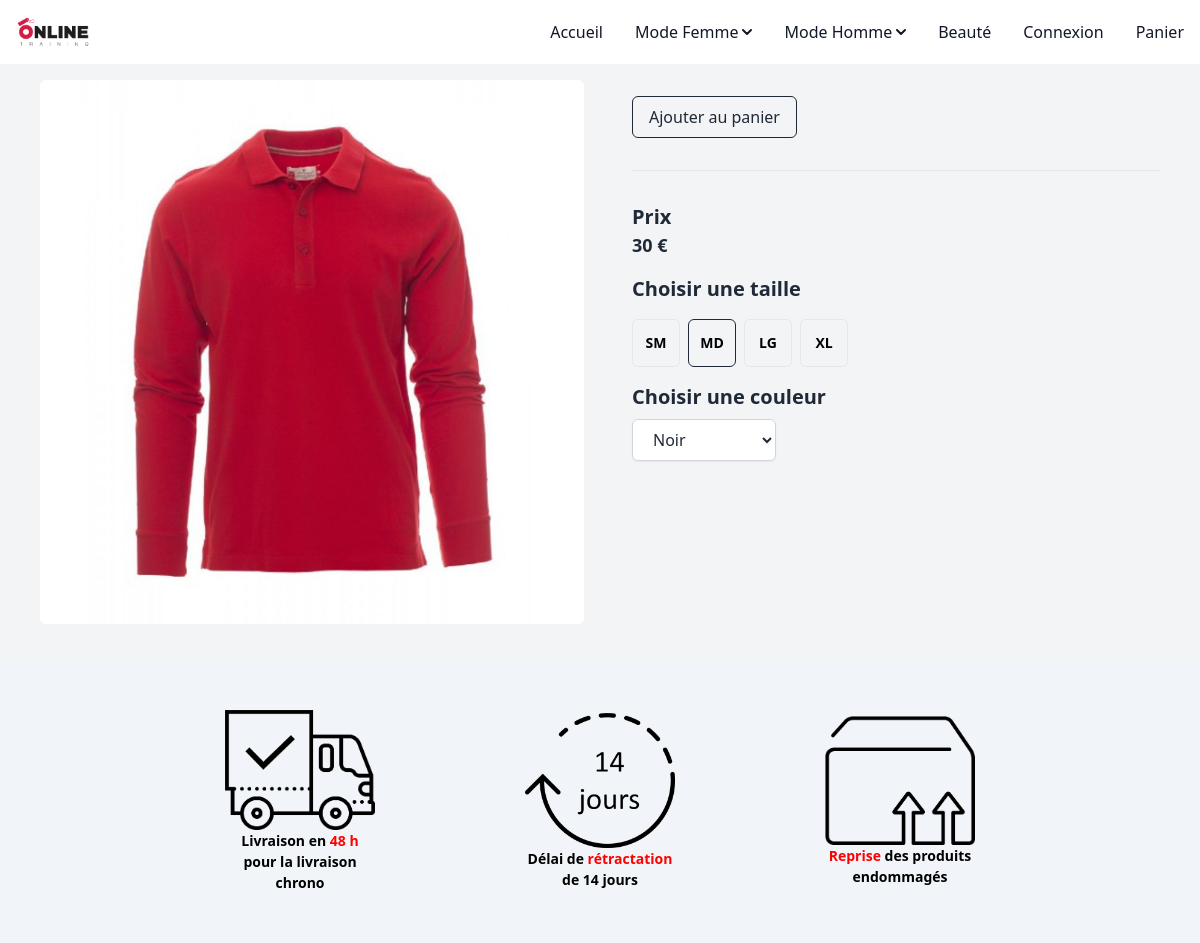
The app's page /client_side/article.php?id=26 with its own data.
### tables this page shows
CREATE TABLE `products` (
  `id` int NOT NULL,
  `reference_produit` int NOT NULL,
  `marque` varchar(255) NOT NULL,
  `categorie` varchar(255) NOT NULL,
  `nom` varchar(255) NOT NULL,
  `couleur` varchar(255) NOT NULL,
  `matiere` varchar(255) NOT NULL,
  `motif` varchar(255) NOT NULL,
  `taille` varchar(255) NOT NULL,
  `genre` varchar(255) NOT NULL,
  `description` text NOT NULL,
  `stock` int NOT NULL,
  `prix` int NOT NULL,
  `image` varchar(255) NOT NULL
);

### src/client_side/article.php (the view, shortened to what this page needs)
<?php
include('../includes/navbar.php');
include('../connect.php');
if (isset($_GET['id'])) {
    $product_id = $_GET['id'];
    $query = "SELECT * FROM products WHERE id = :id";
    $stmt = $db->prepare($query);
    $stmt->bindParam(':id', $product_id);
    $stmt->execute();
    $product = $stmt->fetch(PDO::FETCH_ASSOC);
    if ($product) {
        $prix = $product['prix'];
        $image = '../back_office/' . $product['image'];
    } else {
        echo "Produit non trouvé.";
    }
} else {
    echo "ID de produit non spécifié.";
}
?>
<!DOCTYPE html>
<html lang="fr">
<head>
    <link rel="stylesheet" href="../styles/styles.css">
    <link rel="stylesheet" href="../styles/output.css">
    <link rel="stylesheet" href="../styles/reset.css">
    <link rel="stylesheet" href="../styles/font.css">
    <link href="https://cdn.jsdelivr.net/npm/tailwindcss@2.2.19/dist/tailwind.min.css" rel="stylesheet">
</head>
<body class="font-sans bg-gray-100">
    <div class="p-4 lg:max-w-6xl max-w-2xl mx-auto">
        <div class="grid grid-cols-1 lg:grid-cols-2 gap-8 max-lg:gap-16">
            <div class="lg:min-h-82 lg:min-w-48">
                <img src="<?php echo $image; ?>" alt="Produit"
                    class="w-full h-full object-cover rounded-md lg:h-82 lg:min-w-72" />
            </div>
            <div class="lg:sticky top-0 lg:text-left lg:overflow-y-auto">
                <div class="lg:pl-4">
                    <div class="flex items-center gap-4 mt-4">
                        <button type="button"
                            class="px-4 py-2 border border-gray-800 bg-transparent text-gray-800 rounded-md hover:bg-red-600 hover:text-white">Ajouter au panier</button>
                    </div>
                    <hr class="my-8" />
                    <div>
                        <h3 class="text-xl font-bold text-gray-800">Prix</h3>
                        <p class="text-lg font-semibold text-gray-800"><?php echo $prix; ?> €</p>
                    </div>
                    <div class="mt-4">
                        <h3 class="text-xl font-bold text-gray-800">Choisir une taille</h3>
                        <div class="flex flex-wrap gap-2 mt-4">
                            <button type="button"
                                class="w-12 h-12 border hover:border-gray-800 font-semibold text-sm rounded-md flex items-center justify-center">SM</button>
                            <button type="button"
                                class="w-12 h-12 border hover:border-gray-800 border-gray-800 font-semibold text-sm rounded-md flex items-center justify-center">MD</button>
                            <button type="button"
                                class="w-12 h-12 border hover:border-gray-800 font-semibold text-sm rounded-md flex items-center justify-center">LG</button>
                            <button type="button"
                                class="w-12 h-12 border hover:border-gray-800 font-semibold text-sm rounded-md flex items-center justify-center">XL</button>
                        </div>
                    </div>
                    <div class="mt-4">
                        <h3 class="text-xl font-bold text-gray-800">Choisir une couleur</h3>
                        <div class="mt-2">
                            <select
                                class="block w-36 px-4 py-2 border border-gray-300 rounded-md bg-white text-gray-800 shadow-sm focus:outline-none focus:ring-2 focus:ring-gray-200 focus:border-transparent">
                                <option value="black">Noir</option>
                            </select>
                        </div>
                    </div>
                </div>
            </div>
        </div>
    </div>
    <?php include('../includes/guaranties.php'); ?>
</body>
</html>

### records on screen
products: image (picture), prix "30"
